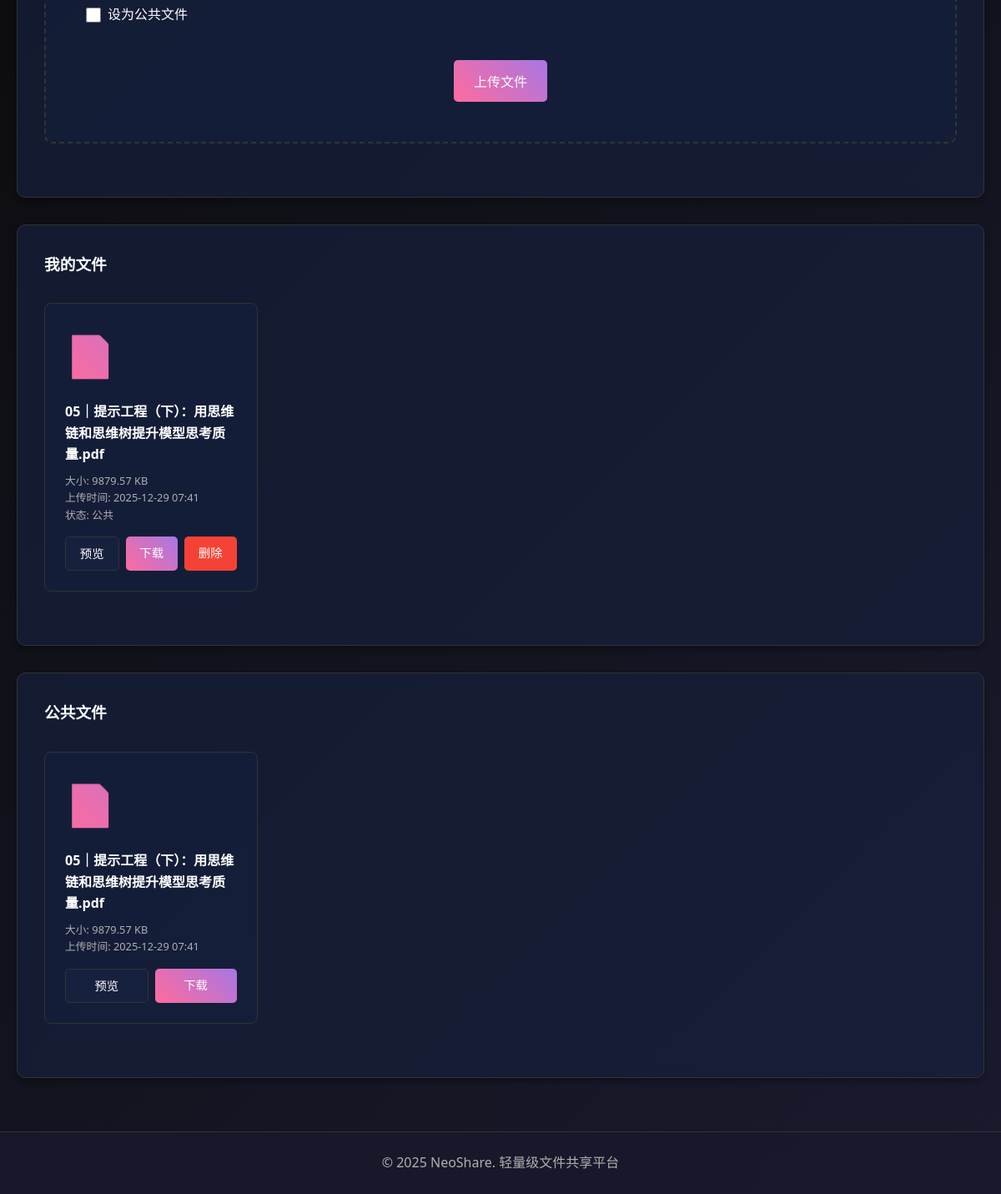
The page /dashboard (signed in, lower part) on the database as committed earlier.
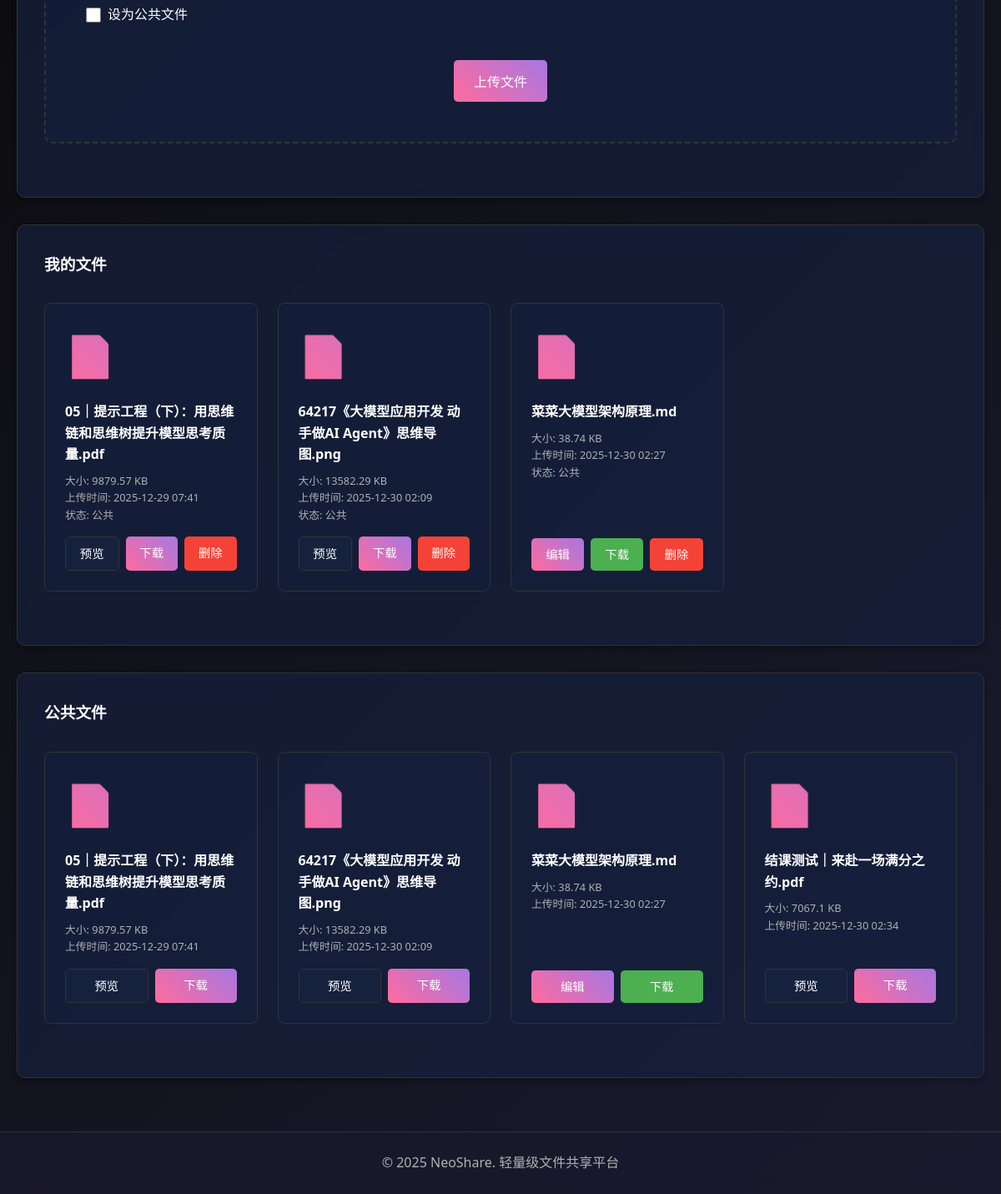
The same page on the database as committed later.
### new_app.py (models this page shows)
class File(db.Model):
    id = db.Column(db.Integer, primary_key=True)
    filename = db.Column(db.String(200), nullable=False)
    filepath = db.Column(db.String(400), nullable=False)
    owner_id = db.Column(db.Integer, db.ForeignKey('user.id'), nullable=True)
    is_public = db.Column(db.Boolean, default=False)
    created_at = db.Column(db.DateTime, default=datetime.utcnow)
    updated_at = db.Column(db.DateTime, default=datetime.utcnow, onupdate=datetime.utcnow)
    file_size = db.Column(db.Integer, nullable=False)

### new_app.py (the view)
@app.route('/dashboard')
@login_required
def dashboard():
    user_files = File.query.filter_by(owner_id=current_user.id).all()
    public_files = File.query.filter_by(is_public=True).all()
    return render_template('new_dashboard.html', user_files=user_files, public_files=public_files)

### new_app.py (called while the page is built)
@login_manager.user_loader
def load_user(user_id):
    return User.query.get(int(user_id))

### templates/new_dashboard.html (shortened to what the changed rows need)
{% extends 'new_base.html' %}
{% block content %}
    <div class="card">
        <div class="file-list">
            {% if user_files %}
                {% for file in user_files %}
                    <div class="file-item">
                        <div class="file-icon">📄</div>
                        <div class="file-name">{{ file.filename }}</div>
                        <div class="file-meta">
                            <p>大小: {{ (file.file_size / 1024)|round(2) }} KB</p>
                            <p>上传时间: {{ file.created_at.strftime('%Y-%m-%d %H:%M') }}</p>
                            <p>状态: {{ '公共' if file.is_public else '私有' }}</p>
                        </div>
                        <div class="file-actions">
                            {% set ext = file.filename.rsplit('.', 1)[1].lower() if '.' in file.filename else '' %}
                            {% set editable_ext = ['txt', 'md', 'markdown', 'py', 'js', 'html', 'css', 'json', 'xml', 'yaml', 'yml', 'sh', 'bat', 'cmd', 'java', 'c', 'cpp', 'h', 'hpp', 'php', 'rb', 'go', 'rust', 'swift', 'kt'] %}
                            {% set archive_ext = ['zip', 'rar', '7z', 'tar', 'gz', 'bz2', 'xz'] %}
                            {% if ext in archive_ext %}
                                <a href="{{ url_for('download_file', filename=file.filepath.replace('uploads_new/', '')) }}" class="btn btn-primary">下载</a>
                            {% elif ext in editable_ext %}
                                <a href="{{ url_for('edit_file', file_id=file.id) }}" class="btn btn-primary">编辑</a>
                                <a href="{{ url_for('download_file', filename=file.filepath.replace('uploads_new/', '')) }}" class="btn btn-success">下载</a>
                            {% else %}
                                <a href="{{ url_for('preview_file', file_id=file.id) }}" class="btn btn-secondary">预览</a>
                                <a href="{{ url_for('download_file', filename=file.filepath.replace('uploads_new/', '')) }}" class="btn btn-primary">下载</a>
                            {% endif %}
                            <a href="{{ url_for('delete_file', file_id=file.id) }}" class="btn btn-danger" onclick="return confirm('确定要删除这个文件吗？')">删除</a>
                        </div>
                    </div>
                {% endfor %}
            {% else %}
                <p style="text-align: center; color: var(--text-secondary); grid-column: 1 / -1;">暂无个人文件</p>
            {% endif %}
        </div>
    </div>
    <div class="card">
        <div class="file-list">
            {% if public_files %}
                {% for file in public_files %}
                    <div class="file-item">
                        <div class="file-icon">📄</div>
                        <div class="file-name">{{ file.filename }}</div>
                        <div class="file-meta">
                            <p>大小: {{ (file.file_size / 1024)|round(2) }} KB</p>
                            <p>上传时间: {{ file.created_at.strftime('%Y-%m-%d %H:%M') }}</p>
                        </div>
                        <div class="file-actions">
                            {% set ext = file.filename.rsplit('.', 1)[1].lower() if '.' in file.filename else '' %}
                            {% set editable_ext = ['txt', 'md', 'markdown', 'py', 'js', 'html', 'css', 'json', 'xml', 'yaml', 'yml', 'sh', 'bat', 'cmd', 'java', 'c', 'cpp', 'h', 'hpp', 'php', 'rb', 'go', 'rust', 'swift', 'kt'] %}
                            {% set archive_ext = ['zip', 'rar', '7z', 'tar', 'gz', 'bz2', 'xz'] %}
                            {% if ext in archive_ext %}
                                <a href="{{ url_for('download_file', filename=file.filepath.replace('uploads_new/', '')) }}" class="btn btn-primary">下载</a>
                            {% elif ext in editable_ext %}
                                <a href="{{ url_for('edit_file', file_id=file.id) }}" class="btn btn-primary">编辑</a>
                                <a href="{{ url_for('download_file', filename=file.filepath.replace('uploads_new/', '')) }}" class="btn btn-success">下载</a>
                            {% else %}
                                <a href="{{ url_for('preview_file', file_id=file.id) }}" class="btn btn-secondary">预览</a>
                                <a href="{{ url_for('download_file', filename=file.filepath.replace('uploads_new/', '')) }}" class="btn btn-primary">下载</a>
                            {% endif %}
                        </div>
                    </div>
                {% endfor %}
            {% else %}
                <p style="text-align: center; color: var(--text-secondary); grid-column: 1 / -1;">暂无公共文件</p>
            {% endif %}
        </div>
    </div>
{% endblock %}

Rows that differ between the two databases and show on the page:
added File: filename "64217《大模型应用开发 动手做AI Agent》思维导图.png", (file.file_size/1024)|round(2) "13582.29", created_at "2025-12-30 02:09", is_public "公共"
added File: filename "菜菜大模型架构原理.md", (file.file_size/1024)|round(2) "38.74", created_at "2025-12-30 02:27", is_public "公共"
added File: filename "结课测试｜来赴一场满分之约.pdf", (file.file_size/1024)|round(2) "7067.1", created_at "2025-12-30 02:34", shown under "公共文件"
